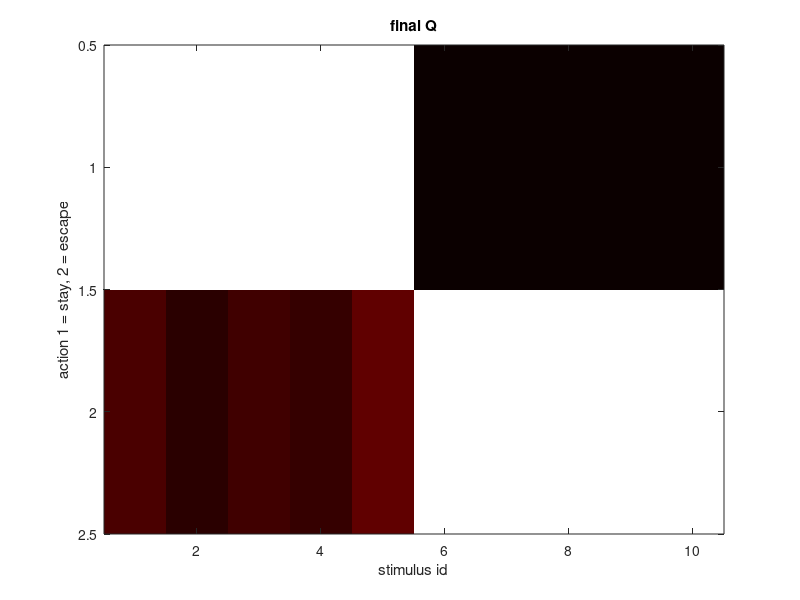
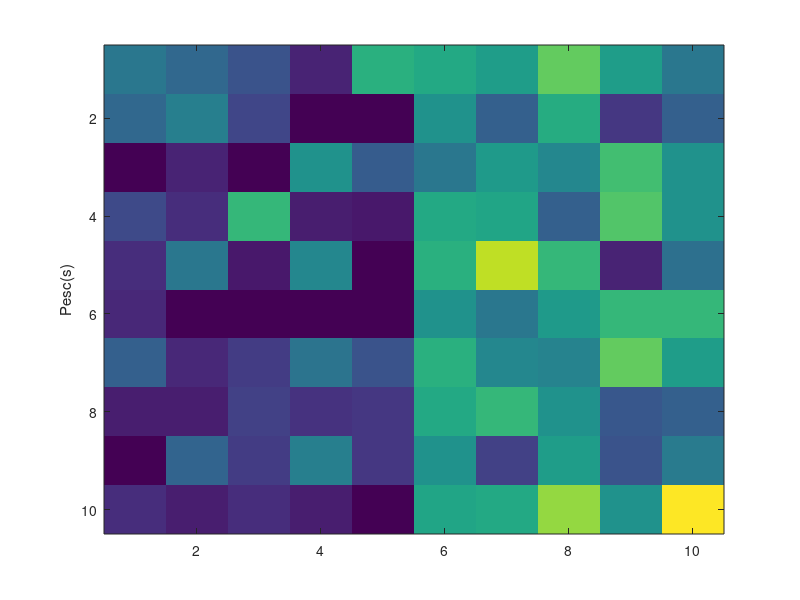
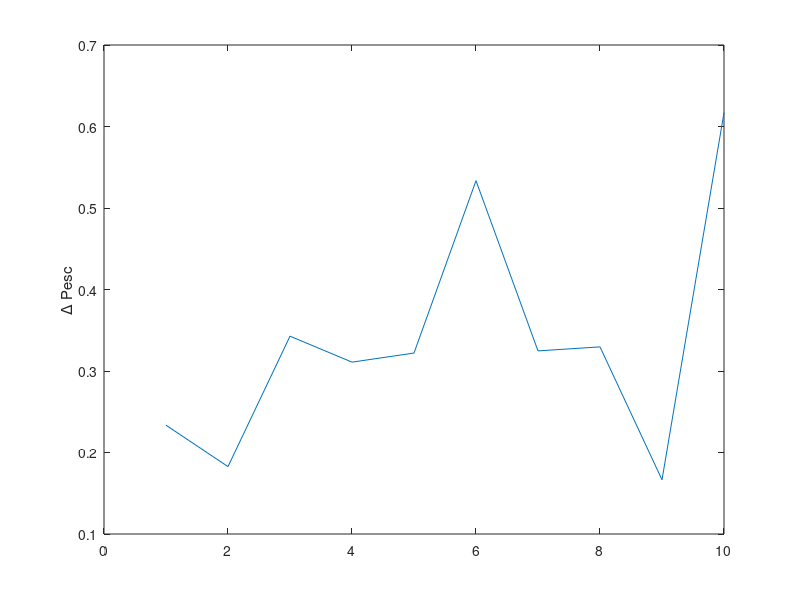
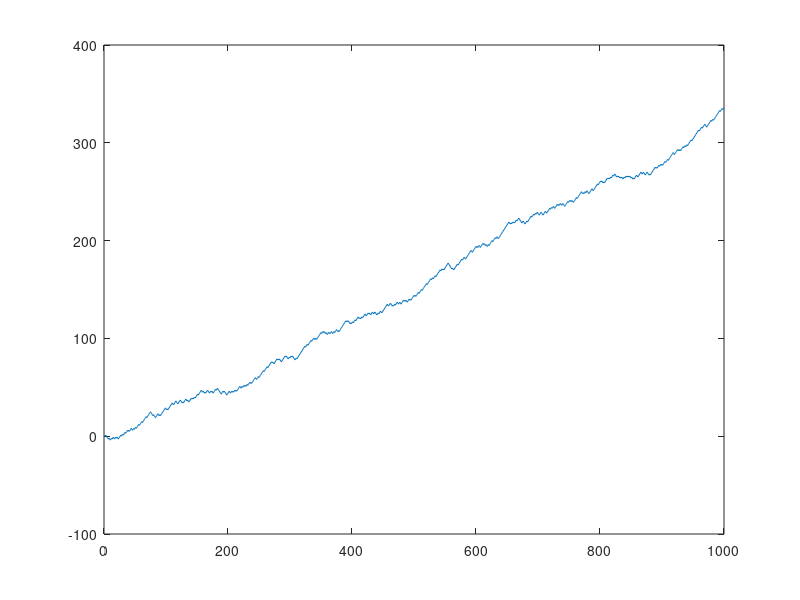

These figures' MATLAB source, in order:
%Bayesian apparoach
% P(a|r,s) = P(r|a,s)P(a)P(s)
% Model P(r|a,s) as a Gaussian distribution with a small variance
% and a mean = 
% Prior comes from a combination of two Beta distributions
clc;close all;clear
ntrials = 1000;
Ns = 10;
Na = 2;
beta =0.1; gamma  = 0.1;
%define prior of escape probability for observer
Pa = [0.5;0.5];

Q = zeros(Na,Ns);



%define demonstrators model
%Pad = [0.1*ones(1,Ns/2),0.5*ones(1,Ns/2)];


%initialize demonstrators policy
%For two action case : index 1 is stay, 2 is leave
pid_as(1,:) = [0.8*ones(1,Ns/2),0.5*ones(1,Ns/2)];
pid_as(2,:) = 1 - pid_as(1,:);

%calculate count values (for escapes) for this assuming 1000 trials observed 
m = 1000*pid_as(2,:);
l = 1000-m;
a = 400; b = 100; 

pid_2 = nan(Na,Ns);
pid_2(2,:) = (m+a)./(m+a+l+b);
pid_2(1,:) = 1 - pid_2(2,:);


%initialize data arrays
x = nan(1,ntrials); %stimuli
S = zeros(1,Ns); %count of trials per stimulus (gets refreshed every 100 trials)
A = zeros(1,Ns); %count of escapes per stimulus
R = nan(1,ntrials); P = nan(2,ntrials);
l=1;
%Pesc
PESC = nan(ntrials/100,Ns);
dpnp = nan(ntrials/100,2);

for ii = 1:ntrials
    
    %choose stimulus
    h = randi(Ns);
    x(ii) = h;        
    S(h) = S(h)+1;
    
    %generate posterior probability for actions for this stimulus
    Rterm = exp(beta*Q(:,h))/sum(exp(beta*Q(:,h)));
    
    P(:,ii) = Rterm.*pid_as(:,h).*Pa./sum(Rterm.*pid_as(:,h).*Pa);
    %take deterministic action
    %[~,a(ii)] = max(P(:,ii));
    %take stochastic action
    a(ii) = 1 + double(P(2,ii)>rand);
    
    if a(ii)==2
        A(h) = A(h)+1;
    end
    
        %collect reward
    if (h <= Ns/2 && a(ii)==2)  %this is escape when no puff
        
        r = -1;
    elseif (h <= Ns/2 && a(ii)==1) % this is stay when no puff
        r = 1;
    elseif (h > Ns/2 && a(ii)==2) %this is escape when puff
        r = 1;
    elseif (h > Ns/2 && a(ii)==1)
        r = -1;             % this is stay when puff 
    end
    
    R(ii) = r;
    %Q iteration
    Q(a(ii),h) = Q(a(ii),h) + gamma*(r - Q(a(ii),h));
    
    if rem(ii,100)==0
        PESC(l,:) = A./S;  %probability of escape
        dpnp(l,1) = mean(PESC(l,Ns/2 + 1:end)) - mean(PESC(l,1:Ns/2));
        A = zeros(1,Ns); S = A;
        l=l+1;
    end
    fprintf('\n %f percent done .... \n',ii*100/ntrials)
end

%figure;plot(cumsum(R));'cumulative rewards';
figure;imagesc(Q);colormap(hot); title 'final Q';
ylabel 'action 1 = stay, 2 = escape'; xlabel 'stimulus id';
figure;imagesc(PESC);ylabel 'Pesc(s)';
figure;plot(dpnp);ylabel '\Delta Pesc';

figure;plot(cumsum(R));    
    
    



